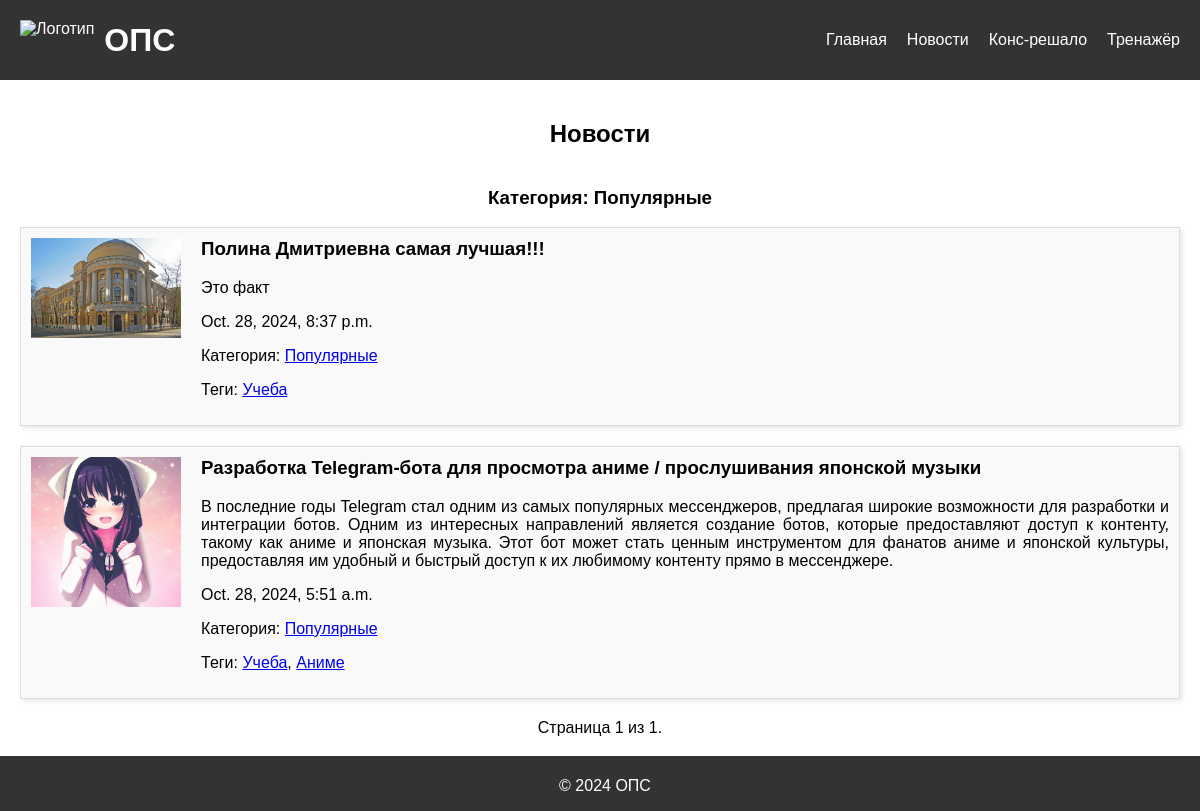
The app's page /glavna/category/2/ with its own data.
### novosti/models.py (models this page shows, shortened)
class Category(models.Model):
    name = models.CharField(max_length=100)

class News(models.Model):
    title = models.CharField(max_length=200)
    content = models.TextField()
    image = models.ImageField(blank=True, upload_to='news_images/')
    pub_date = models.DateTimeField(auto_now_add=True)
    category = models.ForeignKey(Category, on_delete=models.CASCADE, null=True, blank=True)
    tags = models.ManyToManyField(Tag, blank=True)

class Tag(models.Model):
    name = models.CharField(max_length=100)

### novosti/views.py (the view)
# urls.py: path('category/<int:category_id>/', views.news_by_category, name='news_by_category'),
def news_by_category(request, category_id):
    category = get_object_or_404(Category, id=category_id)
    news_list = News.objects.filter(category=category).order_by('-pub_date')
    paginator = Paginator(news_list, 4)  # По 4 новости на страницу
    page_number = request.GET.get('page')
    page_obj = paginator.get_page(page_number)
    return render(request, 'news_list.html', {'page_obj': page_obj, 'category': category})

### novosti/templates/news_list.html (shortened to what this page needs)
{% extends 'base.html' %}
{% block content %}
<h2>Новости</h2>
{% if category %}
    <h3>Категория: {{ category.name }}</h3>
{% endif %}
{% for news in page_obj %}
    <article class="news-item">
        <div class="news-image">
            <img src="{{ news.image.url }}" alt="{{ news.title }}">
        </div>
        <div class="news-content">
            <h3>{{ news.title }}</h3>
            <p>{{ news.content }}</p>
            <time>{{ news.pub_date }}</time>
            {% if news.category %}
                <p>Категория: <a href="{% url 'news_by_category' news.category.id %}">{{ news.category.name }}</a></p>
            {% else %}
                <p>Категория: Не указана</p>
            {% endif %}
            <p>Теги:
                {% for tag in news.tags.all %}
                    <a href="{% url 'news_by_tag' tag.id %}">{{ tag.name }}</a>{% if not forloop.last %}, {% endif %}
                {% endfor %}
            </p>
        </div>
    </article>
{% endfor %}
<div class="pagination">
    <span class="step-links">
        <span class="current">
            Страница {{ page_obj.number }} из {{ page_obj.paginator.num_pages }}.
        </span>
    </span>
</div>
{% endblock %}

### novosti/templates/base.html (style rules this page uses)
body { font-family: Arial, sans-serif; margin: 0; padding: 0; }
article.news-item { display: flex; align-items: flex-start; margin-bottom: 20px; border: 1px solid #ddd; box-shadow: 2px 2px 5px rgba(0, 0, 0, 0.1); padding: 10px; background-color: #f9f9f9; }
.news-image { flex: 0 0 150px; margin-right: 20px; }
.news-image img { max-width: 100%; height: auto; }
.news-content { flex: 1; text-align: justify; }
.news-content h3 { margin-top: 0; }

### records on screen
Category: name "Популярные"
News: image (picture), title "Полина Дмитриевна самая лучшая!!!", content "Это факт", pub_date "Oct. 28, 2024, 8:37 p.m.", category.name "Популярные"
Tag: name "Учеба"
News: image (picture), title "Разработка Telegram-бота для просмотра аниме / прослушивания японской музыки", content "В последние годы Telegram стал одним из самых популярных мессенджеров, предлагая широкие возможности для разработки и интеграции ботов. Одним из интересных направлений является создание ботов, которые предоставляют доступ к контенту, такому как аниме и японская музыка. Этот бот может стать ценным инструментом для фанатов аниме и японской культуры, предоставляя им удобный и быстрый доступ к их любимому контенту прямо в мессенджере.", pub_date "Oct. 28, 2024, 5:51 a.m.", category.name "Популярные"
Tag: name "Аниме"

### other values on screen
{{ page_obj.number }} "1"
{{ page_obj.paginator.num_pages }} "1"
